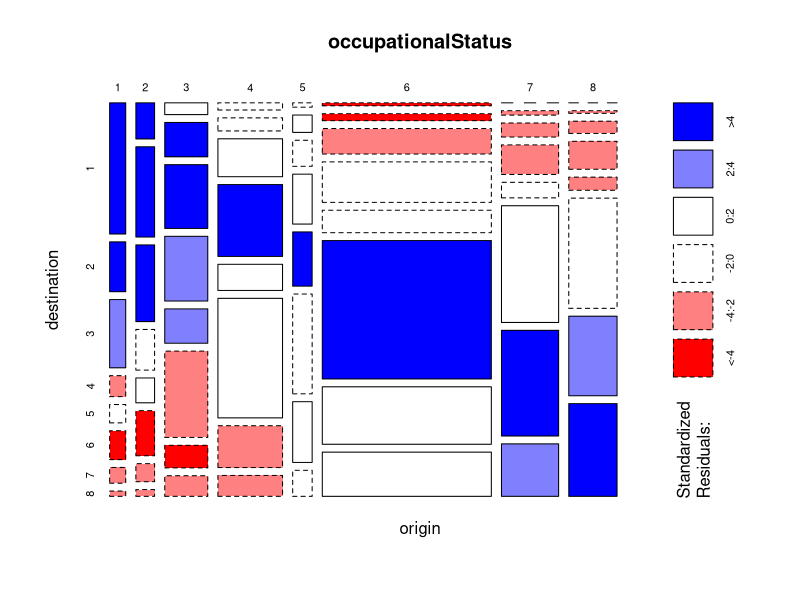
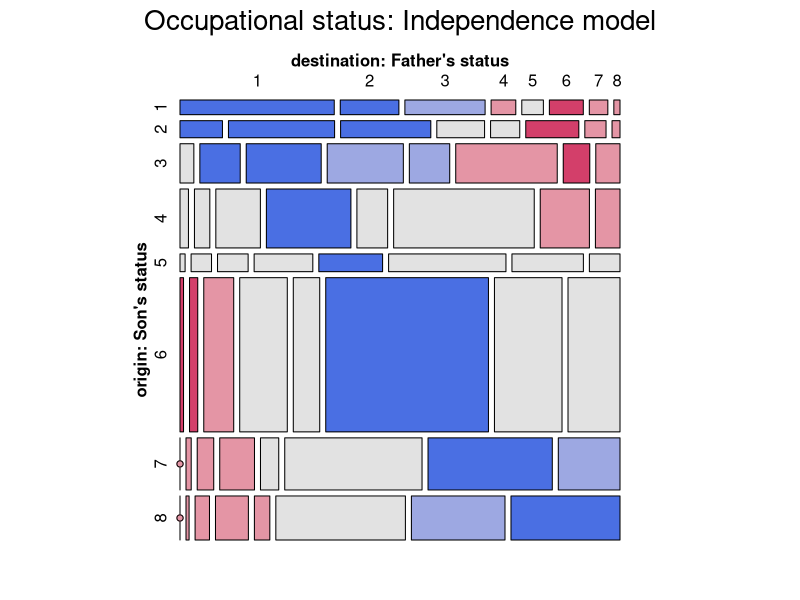
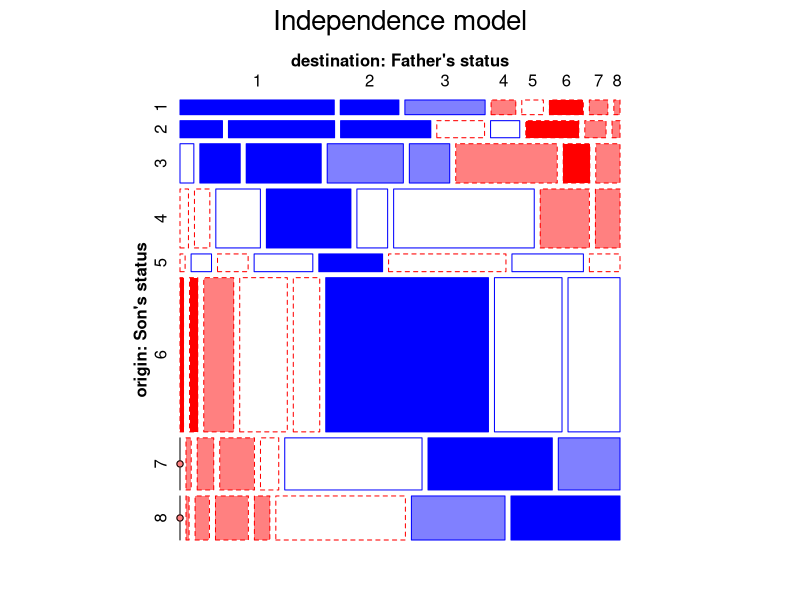

Source code (R) for these figures, in order:
## ---- chunk 1
knitr::opts_chunk$set(
  collapse = TRUE,
  message = FALSE,
  warning = FALSE,
  fig.height = 6,
  fig.width = 7,
  fig.path = "fig/demo-occStatus-",
  dev = "png",
  comment = "##"
)

# save some typing
knitr::set_alias(w = "fig.width",
                 h = "fig.height",
                 cap = "fig.cap")

# colorize text
colorize <- function(x, color) {
  if (knitr::is_latex_output()) {
    sprintf("\\textcolor{%s}{%s}", color, x)
  } else if (knitr::is_html_output()) {
    sprintf("<span style='color: %s;'>%s</span>", color,
      x)
  } else x
}
## ---- chunk 2
data(occupationalStatus, package="datasets")
str(occupationalStatus)
occupationalStatus
## ---- chunk 3
library(vcdExtra)
library(gnm)
## ---- chunk 4
plot(occupationalStatus, shade=TRUE)
## ---- chunk 5
long.labels <- list(set_varnames = c(origin="origin: Son's status", 
                                     destination="destination: Father's status"))
## ---- chunk 6
mosaic(occupationalStatus, shade=TRUE, 
       main="Occupational status: Independence model", 
       labeling_args = long.labels, 
       legend=FALSE)
## ---- chunk 7
indep<- glm(Freq ~ origin + destination, 
            family = poisson, 
            data=occupationalStatus)

# the same mosaic, using the fitted model
mosaic(indep, 
       main="Independence model",
       labeling_args = long.labels, 
       legend=FALSE, 
       gp=shading_Friendly)

## ---- chunk 8
quasi <- gnm(Freq ~ origin + destination + Diag(origin, destination), 
             family=poisson, 
             data=occupationalStatus)
